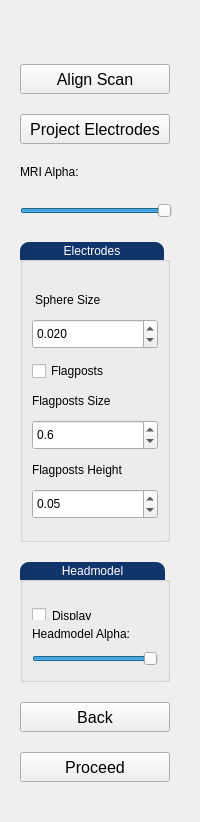
      <widget class="QWidget" name="tab_5">
       <attribute name="title">
        <string>MRI</string>
       </attribute>
       <layout class="QHBoxLayout" name="horizontalLayout_4">
        <item>
         <widget class="QWidget" name="widget_5" native="true">
          <property name="minimumSize">
           <size>
            <width>170</width>
            <height>800</height>
           </size>
          </property>
          <property name="maximumSize">
           <size>
            <width>170</width>
            <height>800</height>
           </size>
          </property>
          <layout class="QVBoxLayout" name="verticalLayout_8">
           <item>
            <widget class="QPushButton" name="align_scan_button">
             <property name="minimumSize">
              <size>
               <width>150</width>
               <height>60</height>
              </size>
             </property>
             <property name="maximumSize">
              <size>
               <width>150</width>
               <height>60</height>
              </size>
             </property>
             <property name="font">
              <font>
               <pointsize>12</pointsize>
              </font>
             </property>
             <property name="styleSheet">
              <string notr="true">QPushButton {
    margin-top: 30px;
    }</string>
             </property>
             <property name="text">
              <string>Align Scan</string>
             </property>
            </widget>
           </item>
           <item>
            <widget class="QPushButton" name="project_electrodes_button">
             <property name="minimumSize">
              <size>
               <width>150</width>
               <height>30</height>
              </size>
             </property>
             <property name="maximumSize">
              <size>
               <width>150</width>
               <height>30</height>
              </size>
             </property>
             <property name="font">
              <font>
               <pointsize>12</pointsize>
              </font>
             </property>
             <property name="styleSheet">
              <string notr="true"/>
             </property>
             <property name="text">
              <string>Project Electrodes</string>
             </property>
            </widget>
           </item>
           <item>
            <widget class="QLabel" name="label_12">
             <property name="minimumSize">
              <size>
               <width>111</width>
               <height>16</height>
              </size>
             </property>
             <property name="maximumSize">
              <size>
               <width>111</width>
               <height>16</height>
              </size>
             </property>
             <property name="text">
              <string>MRI Alpha: </string>
             </property>
            </widget>
           </item>
           <item>
            <widget class="QSlider" name="mri_alpha_slider">
             <property name="minimumSize">
              <size>
               <width>121</width>
               <height>22</height>
              </size>
             </property>
             <property name="layoutDirection">
              <enum>Qt::LeftToRight</enum>
             </property>
             <property name="maximum">
              <number>100</number>
             </property>
             <property name="value">
              <number>100</number>
             </property>
             <property name="sliderPosition">
              <number>100</number>
             </property>
             <property name="orientation">
              <enum>Qt::Horizontal</enum>
             </property>
            </widget>
           </item>
           <item>
            <widget class="QGroupBox" name="groupBox_3">
             <property name="minimumSize">
              <size>
               <width>150</width>
               <height>300</height>
              </size>
             </property>
             <property name="maximumSize">
              <size>
               <width>150</width>
               <height>300</height>
              </size>
             </property>
             <property name="styleSheet">
              <string notr="true">QGroupBox::title {
border-top-left-radius: 9px;
border-top-right-radius: 9px;
background-color: #11356B;
padding: 2px 42px;
color: rgb(255, 255, 255);
}</string>
             </property>
             <property name="title">
              <string>Electrodes</string>
             </property>
             <layout class="QVBoxLayout" name="verticalLayout_11">
              <item>
               <widget class="QLabel" name="label_8">
                <property name="minimumSize">
                 <size>
                  <width>0</width>
                  <height>30</height>
                 </size>
                </property>
                <property name="maximumSize">
                 <size>
                  <width>16777215</width>
                  <height>30</height>
                 </size>
                </property>
                <property name="styleSheet">
                 <string notr="true">QLabel {padding-top: 15;}</string>
                </property>
                <property name="text">
                 <string>Sphere Size</string>
                </property>
               </widget>
              </item>
              <item>
               <widget class="QDoubleSpinBox" name="mri_sphere_size_spinbox">
                <property name="minimumSize">
                 <size>
                  <width>0</width>
                  <height>30</height>
                 </size>
                </property>
                <property name="maximumSize">
                 <size>
                  <width>16777215</width>
                  <height>30</height>
                 </size>
                </property>
                <property name="decimals">
                 <number>3</number>
                </property>
                <property name="singleStep">
                 <double>0.005000000000000</double>
                </property>
                <property name="value">
                 <double>0.020000000000000</double>
                </property>
               </widget>
              </item>
              <item>
               <widget class="QCheckBox" name="mri_flagposts_checkbox">
                <property name="text">
                 <string>Flagposts</string>
                </property>
               </widget>
              </item>
              <item>
               <widget class="QLabel" name="label_9">
                <property name="minimumSize">
                 <size>
                  <width>0</width>
                  <height>15</height>
                 </size>
                </property>
                <property name="maximumSize">
                 <size>
                  <width>16777215</width>
                  <height>15</height>
                 </size>
                </property>
                <property name="text">
                 <string>Flagposts Size</string>
                </property>
               </widget>
              </item>
              <item>
               <widget class="QDoubleSpinBox" name="mri_flagpost_size_spinbox">
                <property name="minimumSize">
                 <size>
                  <width>0</width>
                  <height>30</height>
                 </size>
                </property>
                <property name="maximumSize">
                 <size>
                  <width>16777215</width>
                  <height>30</height>
                 </size>
                </property>
                <property name="decimals">
                 <number>1</number>
                </property>
                <property name="singleStep">
                 <double>0.100000000000000</double>
                </property>
                <property name="value">
                 <double>0.600000000000000</double>
                </property>
               </widget>
              </item>
              <item>
               <widget class="QLabel" name="label_10">
                <property name="minimumSize">
                 <size>
                  <width>0</width>
                  <height>15</height>
                 </size>
                </property>
                <property name="maximumSize">
                 <size>
                  <width>16777215</width>
                  <height>15</height>
                 </size>
                </property>
                <property name="text">
                 <string>Flagposts Height</string>
                </property>
               </widget>
              </item>
              <item>
               <widget class="QDoubleSpinBox" name="mri_flagpost_height_spinbox">
                <property name="minimumSize">
                 <size>
                  <width>0</width>
                  <height>30</height>
                 </size>
                </property>
                <property name="maximumSize">
                 <size>
                  <width>16777215</width>
                  <height>30</height>
                 </size>
                </property>
                <property name="singleStep">
                 <double>0.010000000000000</double>
                </property>
                <property name="value">
                 <double>0.050000000000000</double>
                </property>
               </widget>
              </item>
             </layout>
            </widget>
           </item>
           <item>
            <widget class="QGroupBox" name="groupBox_5">
             <property name="minimumSize">
              <size>
               <width>150</width>
               <height>120</height>
              </size>
             </property>
             <property name="maximumSize">
              <size>
               <width>150</width>
               <height>120</height>
              </size>
             </property>
             <property name="styleSheet">
              <string notr="true">QGroupBox::title {
border-top-left-radius: 9px;
border-top-right-radius: 9px;
background-color: #11356B;
padding: 2px 40px;
color: rgb(255, 255, 255);
}</string>
             </property>
             <property name="title">
              <string>Headmodel</string>
             </property>
             <layout class="QVBoxLayout" name="verticalLayout_13">
              <item>
               <widget class="QCheckBox" name="display_secondary_mesh_checkbox">
                <property name="styleSheet">
                 <string notr="true">QCheckBox {margin-top: 20px;}</string>
                </property>
                <property name="text">
                 <string>Display</string>
                </property>
               </widget>
              </item>
              <item>
               <widget class="QLabel" name="label_13">
                <property name="minimumSize">
                 <size>
                  <width>111</width>
                  <height>16</height>
                 </size>
                </property>
                <property name="maximumSize">
                 <size>
                  <width>111</width>
                  <height>16</height>
                 </size>
                </property>
                <property name="text">
                 <string>Headmodel Alpha: </string>
                </property>
               </widget>
              </item>
              <item>
               <widget class="QSlider" name="mri_head_alpha_slider">
                <property name="minimumSize">
                 <size>
                  <width>121</width>
                  <height>22</height>
                 </size>
                </property>
                <property name="maximum">
                 <number>100</number>
                </property>
                <property name="value">
                 <number>100</number>
                </property>
                <property name="sliderPosition">
                 <number>100</number>
                </property>
                <property name="orientation">
                 <enum>Qt::Horizontal</enum>
                </property>
               </widget>
              </item>
             </layout>
            </widget>
           </item>
           <item>
            <widget class="QPushButton" name="restart_button_3">
             <property name="sizePolicy">
              <sizepolicy hsizetype="Minimum" vsizetype="Minimum">
               <horstretch>0</horstretch>
               <verstretch>0</verstretch>
              </sizepolicy>
             </property>
             <property name="minimumSize">
              <size>
               <width>150</width>
               <height>30</height>
              </size>
             </property>
             <property name="maximumSize">
              <size>
               <width>150</width>
               <height>30</height>
              </size>
             </property>
             <property name="font">
              <font>
               <pointsize>12</pointsize>
              </font>
             </property>
             <property name="styleSheet">
              <string notr="true"/>
             </property>
             <property name="text">
              <string>Back</string>
             </property>
            </widget>
           </item>
           <item>
            <widget class="QPushButton" name="proceed_button_3">
             <property name="sizePolicy">
              <sizepolicy hsizetype="Minimum" vsizetype="Minimum">
               <horstretch>0</horstretch>
               <verstretch>0</verstretch>
              </sizepolicy>
             </property>
             <property name="minimumSize">
              <size>
               <width>150</width>
               <height>30</height>
              </size>
             </property>
             <property name="maximumSize">
              <size>
               <width>150</width>
               <height>30</height>
              </size>
             </property>
             <property name="font">
              <font>
               <pointsize>12</pointsize>
              </font>
             </property>
             <property name="styleSheet">
              <string notr="true"/>
             </property>
             <property name="text">
              <string>Proceed</string>
             </property>
            </widget>
           </item>
          </layout>
         </widget>
        </item>
        <item>
         <widget class="QFrame" name="mri_frame">
          <property name="minimumSize">
           <size>
            <width>0</width>
            <height>0</height>
           </size>
          </property>
          <property name="frameShape">
           <enum>QFrame::NoFrame</enum>
          </property>
         </widget>
        </item>
       </layout>
      </widget>
